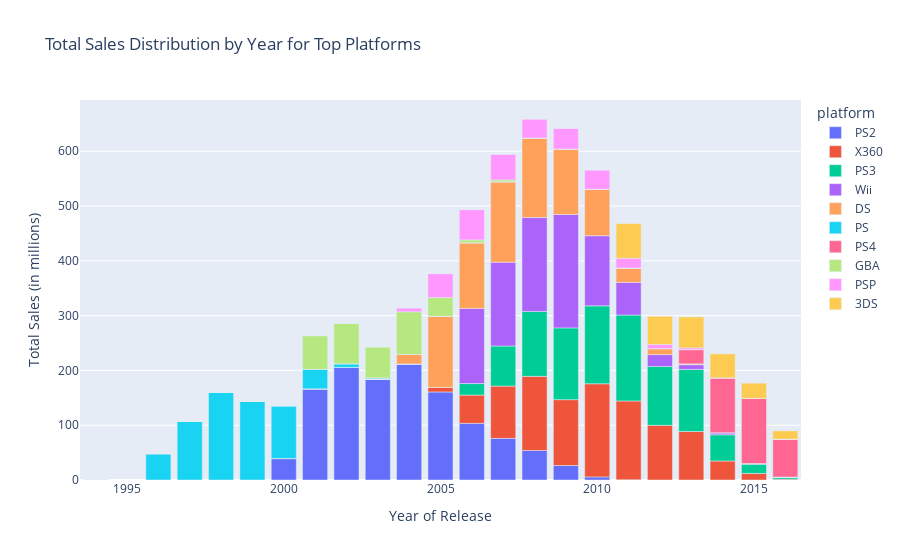

The notebook cell this image was saved under:
### Markdown cell above
<div class="alert alert-info"> 
    <b>Student сomments:

# 2. Look at how sales varied from platform to platform. Choose the platforms with the greatest total sales and build a distribution based on data for each year. Find platforms that used to be popular but now have zero sales. How long does it generally take for new platforms to appear and old ones to fade?

</b></div>

### Code cell
# Aggregate total sales by platform
platform_sales = df.groupby('platform')['total_sales'].sum().sort_values(ascending=False)
top_platforms = platform_sales.head(10).index.tolist()

# Create a distribution of total sales for each year for the top platforms
df_top_platforms = df[df['platform'].isin(top_platforms)]
sales_distribution = df_top_platforms.groupby(['year_of_release', 'platform'])['total_sales'].sum().unstack().fillna(0).reset_index()

# Melt the dataframe for Plotly
sales_distribution_melted = sales_distribution.melt(id_vars='year_of_release', value_vars=top_platforms, var_name='platform', value_name='total_sales')

# Create the stacked bar chart using Plotly Express
fig = px.bar(sales_distribution_melted, x='year_of_release', y='total_sales', color='platform', title='Total Sales Distribution by Year for Top Platforms',
             labels={'year_of_release': 'Year of Release', 'total_sales': 'Total Sales (in millions)'})

fig.show()

# Identify platforms that used to be popular but now have zero sales
current_year = df['year_of_release'].max()
past_sales = df[df['year_of_release'] < current_year]
past_sales_by_platform = past_sales.groupby('platform')['total_sales'].sum()
current_sales_by_platform = df[df['year_of_release'] == current_year].groupby('platform')['total_sales'].sum()

no_current_sales_platforms = past_sales_by_platform.index.difference(current_sales_by_platform.index)
print(f"Platforms that used to be popular but now have zero sales: {no_current_sales_platforms.tolist()}")

# Analyze the lifespan of platforms
platform_lifespans = df.groupby('platform')['year_of_release'].agg(['min', 'max'])
platform_lifespans['lifespan'] = platform_lifespans['max'] - platform_lifespans['min']

print(platform_lifespans)

# Calculate the average lifespan of platforms
average_lifespan = platform_lifespans['lifespan'].mean()
print(f"Average lifespan of platforms: {average_lifespan} years")

print(platform_lifespans.describe())

### Figure 1 — Plotly figure (JSON) as saved in the notebook; plotly's stock layout.template omitted (floating-point values rounded to 4 significant figures)
{"data": [{"alignmentgroup": "True", "hovertemplate": "platform=PS2<br>Year of Release=%{x}<br>Total Sales (in millions)=%{y}<extra></extra>", "legendgroup": "PS2", "marker": {"color": "#636efa", "pattern": {"shape": ""}}, "name": "PS2", "offsetgroup": "PS2", "orientation": "v", "showlegend": true, "textposition": "auto", "type": "bar", "x": [1994, 1996, 1997, 1998, 1999, 2000, 2001, 2002, 2003, 2004, 2005, 2006, 2007, 2008, 2009, 2010, 2011, 2012, 2013, 2014, 2015, 2016], "xaxis": "x", "y": [0, 0, 0, 0, 0, 39.17, 166.4, 205.4, 184.3, 211.8, 160.7, 103.4, 75.99, 53.9, 26.4, 5.64, 0.45, 0, 0, 0, 0, 0], "yaxis": "y"}, {"alignmentgroup": "True", "hovertemplate": "platform=X360<br>Year of Release=%{x}<br>Total Sales (in millions)=%{y}<extra></extra>", "legendgroup": "X360", "marker": {"color": "#EF553B", "pattern": {"shape": ""}}, "name": "X360", "offsetgroup": "X360", "orientation": "v", "showlegend": true, "textposition": "auto", "type": "bar", "x": [1994, 1996, 1997, 1998, 1999, 2000, 2001, 2002, 2003, 2004, 2005, 2006, 2007, 2008, 2009, 2010, 2011, 2012, 2013, 2014, 2015, 2016], "xaxis": "x", "y": [0, 0, 0, 0, 0, 0, 0, 0, 0, 0, 8.25, 51.62, 95.41, 135.3, 120.3, 170.0, 143.8, 99.74, 88.58, 34.74, 11.96, 1.52], "yaxis": "y"}, {"alignmentgroup": "True", "hovertemplate": "platform=PS3<br>Year of Release=%{x}<br>Total Sales (in millions)=%{y}<extra></extra>", "legendgroup": "PS3", "marker": {"color": "#00cc96", "pattern": {"shape": ""}}, "name": "PS3", "offsetgroup": "PS3", "orientation": "v", "showlegend": true, "textposition": "auto", "type": "bar", "x": [1994, 1996, 1997, 1998, 1999, 2000, 2001, 2002, 2003, 2004, 2005, 2006, 2007, 2008, 2009, 2010, 2011, 2012, 2013, 2014, 2015, 2016], "xaxis": "x", "y": [0, 0, 0, 0, 0, 0, 0, 0, 0, 0, 0, 20.96, 73.19, 118.5, 130.9, 142.2, 156.8, 107.4, 113.2, 47.76, 16.82, 3.6], "yaxis": "y"}, {"alignmentgroup": "True", "hovertemplate": "platform=Wii<br>Year of Release=%{x}<br>Total Sales (in millions)=%{y}<extra></extra>", "legendgroup": "Wii", "marker": {"color": "#ab63fa", "pattern": {"shape": ""}}, "name": "Wii", "offsetgroup": "Wii", "orientation": "v", "showlegend": true, "textposition": "auto", "type": "bar", "x": [1994, 1996, 1997, 1998, 1999, 2000, 2001, 2002, 2003, 2004, 2005, 2006, 2007, 2008, 2009, 2010, 2011, 2012, 2013, 2014, 2015, 2016], "xaxis": "x", "y": [0, 0, 0, 0, 0, 0, 0, 0, 0, 0, 0, 137.2, 152.8, 171.3, 207.0, 128.0, 59.65, 21.71, 8.59, 3.75, 1.14, 0.18], "yaxis": "y"}, {"alignmentgroup": "True", "hovertemplate": "platform=DS<br>Year of Release=%{x}<br>Total Sales (in millions)=%{y}<extra></extra>", "legendgroup": "DS", "marker": {"color": "#FFA15A", "pattern": {"shape": ""}}, "name": "DS", "offsetgroup": "DS", "orientation": "v", "showlegend": true, "textposition": "auto", "type": "bar", "x": [1994, 1996, 1997, 1998, 1999, 2000, 2001, 2002, 2003, 2004, 2005, 2006, 2007, 2008, 2009, 2010, 2011, 2012, 2013, 2014, 2015, 2016], "xaxis": "x", "y": [0, 0, 0, 0, 0, 0, 0, 0, 0, 17.27, 130.1, 119.8, 146.9, 145.3, 119.5, 85.02, 26.18, 11.01, 1.54, 0, 0, 0], "yaxis": "y"}, {"alignmentgroup": "True", "hovertemplate": "platform=PS<br>Year of Release=%{x}<br>Total Sales (in millions)=%{y}<extra></extra>", "legendgroup": "PS", "marker": {"color": "#19d3f3", "pattern": {"shape": ""}}, "name": "PS", "offsetgroup": "PS", "orientation": "v", "showlegend": true, "textposition": "auto", "type": "bar", "x": [1994, 1996, 1997, 1998, 1999, 2000, 2001, 2002, 2003, 2004, 2005, 2006, 2007, 2008, 2009, 2010, 2011, 2012, 2013, 2014, 2015, 2016], "xaxis": "x", "y": [1.37, 48.08, 107.0, 160.5, 143.5, 96.37, 35.59, 6.67, 2.07, 0, 0, 0, 0, 0, 0, 0, 0, 0, 0, 0, 0, 0], "yaxis": "y"}, {"alignmentgroup": "True", "hovertemplate": "platform=PS4<br>Year of Release=%{x}<br>Total Sales (in millions)=%{y}<extra></extra>", "legendgroup": "PS4", "marker": {"color": "#FF6692", "pattern": {"shape": ""}}, "name": "PS4", "offsetgroup": "PS4", "orientation": "v", "showlegend": true, "textposition": "auto", "type": "bar", "x": [1994, 1996, 1997, 1998, 1999, 2000, 2001, 2002, 2003, 2004, 2005, 2006, 2007, 2008, 2009, 2010, 2011, 2012, 2013, 2014, 2015, 2016], "xaxis": "x", "y": [0, 0, 0, 0, 0, 0, 0, 0, 0, 0, 0, 0, 0, 0, 0, 0, 0, 0, 25.99, 100, 118.9, 69.25], "yaxis": "y"}, {"alignmentgroup": "True", "hovertemplate": "platform=GBA<br>Year of Release=%{x}<br>Total Sales (in millions)=%{y}<extra></extra>", "legendgroup": "GBA", "marker": {"color": "#B6E880", "pattern": {"shape": ""}}, "name": "GBA", "offsetgroup": "GBA", "orientation": "v", "showlegend": true, "textposition": "auto", "type": "bar", "x": [1994, 1996, 1997, 1998, 1999, 2000, 2001, 2002, 2003, 2004, 2005, 2006, 2007, 2008, 2009, 2010, 2011, 2012, 2013, 2014, 2015, 2016], "xaxis": "x", "y": [0, 0, 0, 0, 0, 0.07, 61.53, 74.16, 56.67, 77.91, 33.86, 5.28, 3.4, 0, 0, 0, 0, 0, 0, 0, 0, 0], "yaxis": "y"}, {"alignmentgroup": "True", "hovertemplate": "platform=PSP<br>Year of Release=%{x}<br>Total Sales (in millions)=%{y}<extra></extra>", "legendgroup": "PSP", "marker": {"color": "#FF97FF", "pattern": {"shape": ""}}, "name": "PSP", "offsetgroup": "PSP", "orientation": "v", "showlegend": true, "textposition": "auto", "type": "bar", "x": [1994, 1996, 1997, 1998, 1999, 2000, 2001, 2002, 2003, 2004, 2005, 2006, 2007, 2008, 2009, 2010, 2011, 2012, 2013, 2014, 2015, 2016], "xaxis": "x", "y": [0, 0, 0, 0, 0, 0, 0, 0, 0, 7.06, 43.84, 55.32, 46.93, 34.55, 37.78, 35.04, 17.82, 7.69, 3.14, 0.24, 0.12, 0], "yaxis": "y"}, {"alignmentgroup": "True", "hovertemplate": "platform=3DS<br>Year of Release=%{x}<br>Total Sales (in millions)=%{y}<extra></extra>", "legendgroup": "3DS", "marker": {"color": "#FECB52", "pattern": {"shape": ""}}, "name": "3DS", "offsetgroup": "3DS", "orientation": "v", "showlegend": true, "textposition": "auto", "type": "bar", "x": [1994, 1996, 1997, 1998, 1999, 2000, 2001, 2002, 2003, 2004, 2005, 2006, 2007, 2008, 2009, 2010, 2011, 2012, 2013, 2014, 2015, 2016], "xaxis": "x", "y": [0, 0, 0, 0, 0, 0, 0, 0, 0, 0, 0, 0, 0, 0, 0, 0, 63.2, 51.36, 56.57, 43.76, 27.78, 15.14], "yaxis": "y"}], "layout": {"barmode": "relative", "legend": {"title": {"text": "platform"}, "tracegroupgap": 0}, "title": {"text": "Total Sales Distribution by Year for Top Platforms"}, "xaxis": {"anchor": "y", "domain": [0, 1], "title": {"text": "Year of Release"}}, "yaxis": {"anchor": "x", "domain": [0, 1], "title": {"text": "Total Sales (in millions)"}}}}
